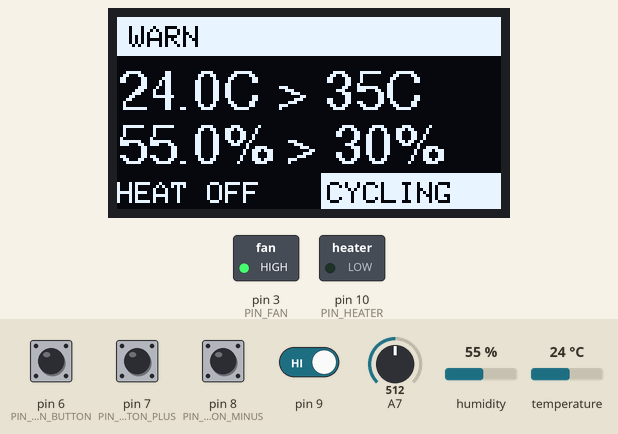
This sketch was run on a simulated Arduino Nano, built with avr-gcc and run on an emulated ATmega328P. Shown: 128×64 one-colour display, switched loads named in the sketch (green lamp = pin HIGH). Inputs (shaded band) come from the test bench; at power-on: pin 9 HIGH, pin 6 (PIN_ACTION_BUTTON), pin 7 (PIN_BUTTON_PLUS), pin 8 (PIN_BUTTON_MINUS) LOW, humidity 55 %, temperature 24 °C, A7 = 512. EEPROM starts erased.

Above: at 3.3 s.
3.4 s: pin 9 driven LOW
At 5.1 s:
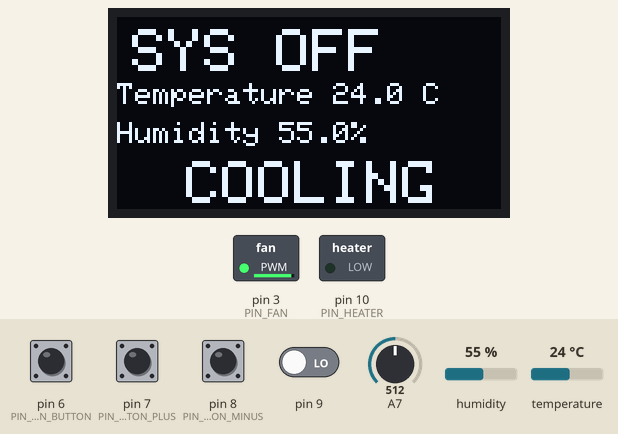
5.7 s: pin 6 (PIN_ACTION_BUTTON) pulled HIGH for 0.15 s
At 7.3 s:
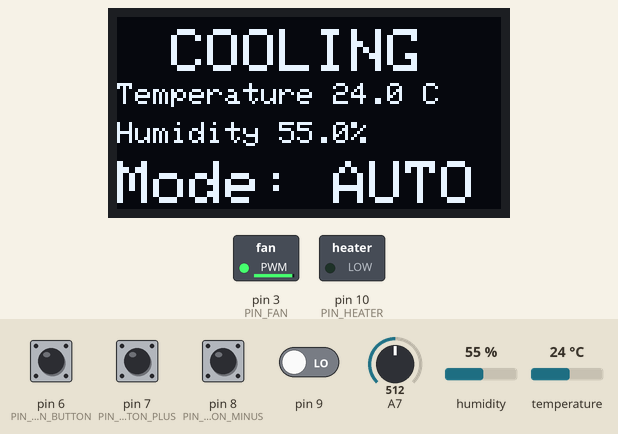
7.6 s: humidity set to 22 %
At 9.0 s:
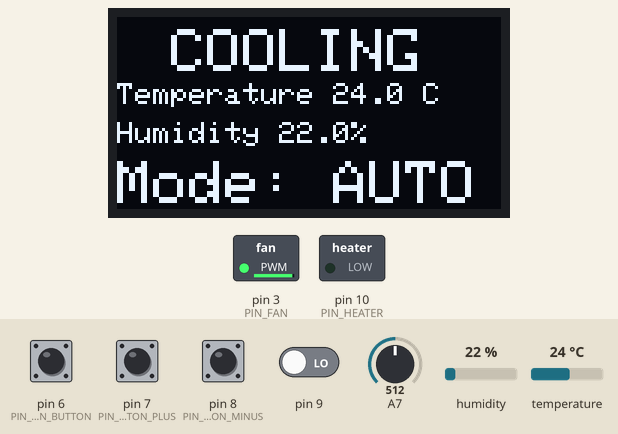
9.7 s: pin 7 (PIN_BUTTON_PLUS) pulled HIGH for 0.15 s
At 10.4 s:
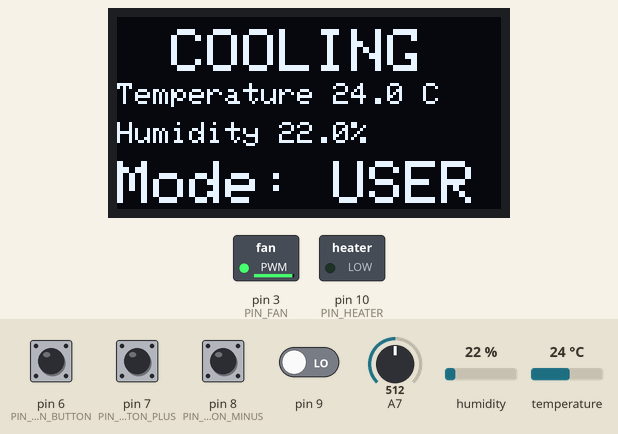
11.5 s: temperature set to 12 °C
At 12.4 s:
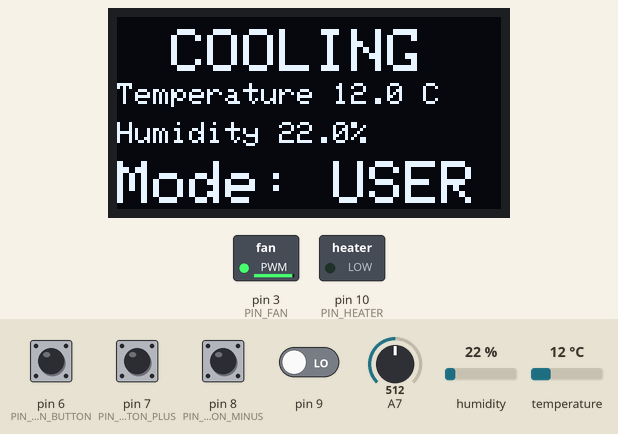
13.6 s: pin 6 (PIN_ACTION_BUTTON) pulled HIGH for 1 s
At 15.7 s:
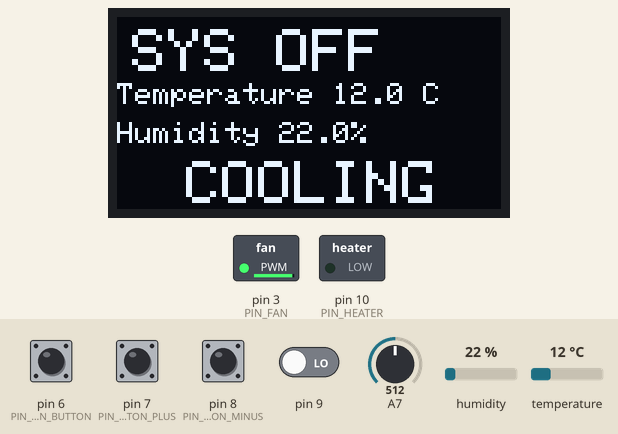
Timing chart, 0 to 17.2 s (numbered marks = the images above; inputs shaded):
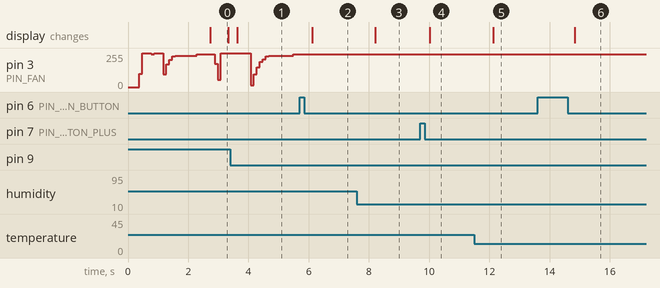

Measured:
- after the input at 3.4 s, the display: changes after 0.23 s (image 1)
- after the input at 5.7 s, the display: changes after 0.41 s (image 2)
- after the input at 7.6 s, the display: changes after 0.61 s (image 3)
- after the input at 9.7 s, the display: changes after 0.31 s (image 4)
- after the input at 11.5 s, the display: changes after 0.63 s (image 5)
- after the input at 13.6 s, the display: changes after 1.2 s (image 6)
- what the display in image 0 shows lasts 0.6 s, from 2.7 s to 3.3 s

The sketch:

3dmonkey_semismart-standard.ino
```cpp
// Core Arduino libraries
#include <Arduino.h>
#include <Wire.h>
#include <EEPROM.h>

// Display libraries
#include <Adafruit_SSD1306.h>

// Sensor libraries
#include <Adafruit_SHT4x.h>

// Project configuration
#include "user_config.h"
#include "include/core/system_config.h"

// Core system modules
#include "include/core/state_manager.h"
#include "include/sensors/sensor_manager.h"
#include "include/control/control.h"

// Utility modules
#include "include/utils/storage.h"
#include "include/utils/strings.h"
#include "include/utils/tasks.h"

// Specialized modules
#include "include/control/pid_manager.h"
#include "include/safety/thermal_security.h"
#include "include/display/view_manager.h"
#include "include/interface/gpio_interface.h"
#include "include/sensors/sensors.h"

SystemIntervals systemIntervals;
Adafruit_SSD1306 display(SCREEN_WIDTH, SCREEN_HEIGHT, &Wire, OLED_RESET);
Adafruit_SHT4x sht4 = Adafruit_SHT4x();

struct Timer {
  uint32_t interval;
  uint32_t last;
  Timer(uint32_t interval_) : interval(interval_), last(0) {}
  bool tick() {
    uint32_t now = millis();
    if (now - last >= interval) {
      last = now;
      return true;
    }
    return false;
  }
};

Timer sensorTimer(2000);
Timer pidTimer(100);
Timer displayTimer(300);
Timer thermalTimer(100);
Timer stateTimer(250);

bool buttonAction = false;
bool buttonPlus = false;
bool buttonMinus = false;
bool buttonActionPrev = false;
bool buttonPlusPrev = false;
bool buttonMinusPrev = false;
uint32_t lastButtonTime = 0;

void setup() {
  Wire.begin();

  display.begin(SSD1306_SWITCHCAPVCC, SCREEN_ADDRESS);
  display.clearDisplay();
  display.setTextSize(1);
  display.setTextColor(SSD1306_WHITE);

  pinMode(PIN_HEATER, OUTPUT);
  pinMode(PIN_FAN, OUTPUT);
  pinMode(PIN_BUTTON_PLUS, INPUT);
  pinMode(PIN_BUTTON_MINUS, INPUT);
  pinMode(PIN_ACTION_BUTTON, INPUT);

  initStorage();
  sensorManager.begin();
  stateManager.begin();
  viewManager.begin(display);

  extern bool sht4Available;
  if (!sht4Available) {
    pinMode(LED_BUILTIN, OUTPUT);
    while(1) {
      digitalWrite(LED_BUILTIN, HIGH);
      delay(200);
      digitalWrite(LED_BUILTIN, LOW);
      delay(200);
    }
  }

  initControl();
  initThermalSecurity();
  setupPID();
  initGPIOInterface();

  viewManager.setView(ViewID::SPLASH);
  viewManager.draw();
}

void loop() {
  if (sensorTimer.tick()) sensorTask();
  if (pidTimer.tick()) {
    pidTask();
    fanTask();
  }
  if (displayTimer.tick()) displayTask();
  if (thermalTimer.tick()) thermalTask();

  // Handle splash screen timer - priority over other state changes
  static uint32_t splashStartTime = 0;
  if (viewManager.getCurrentView() == ViewID::SPLASH) {
    if (splashStartTime == 0) splashStartTime = millis();
    if (millis() - splashStartTime >= 2500) {
      viewManager.setView(ViewID::STANDBY);
      stateManager.setCurrentView(ViewID::STANDBY);
      splashStartTime = 0;
    }
  } else if (stateTimer.tick()) updateStateTask();

  handleButtonLogic();
}

void handleButtonLogic() {
  uint32_t now = millis();

  static uint32_t actionPressStartTime = 0;
  static bool longPressActionTaken = false;

  buttonAction = digitalRead(PIN_ACTION_BUTTON) == HIGH;
  buttonPlus = digitalRead(PIN_BUTTON_PLUS) == HIGH;
  buttonMinus = digitalRead(PIN_BUTTON_MINUS) == HIGH;

  if (buttonAction && !buttonActionPrev) {
    actionPressStartTime = now;
    longPressActionTaken = false;
  }

  if (buttonAction && (now - actionPressStartTime >= 2000) && !longPressActionTaken) {
    // Long press (2s) - toggle ON/OFF or go to ON from OFF/STANDBY
          if (stateManager.getControlMode() == CONTROL_USER) {
        bool turnOn = !stateManager.isSystemOn();
        stateManager.setSystemState(turnOn ? SYSTEM_ON : SYSTEM_OFF);
        setStandbyMode(false);
        if (turnOn && stateManager.getMode() == DRY_MODE_BY_TIME) {
          stateManager.setDryStartTime(millis());
        } else if (!turnOn) {
          handleSystemShutdown();
        }
      }
    longPressActionTaken = true;
  }

  if (!buttonAction && buttonActionPrev && !longPressActionTaken) {
    // Short press - toggle between OFF and STANDBY when system is not ON
    if (!stateManager.isSystemOn()) {
      SystemState newState = stateManager.isSystemOff() ? SYSTEM_STANDBY : SYSTEM_OFF;
      stateManager.setSystemState(newState);
      setStandbyMode(newState == SYSTEM_STANDBY);
      if (newState == SYSTEM_OFF) handleSystemShutdown();
    } else if (stateManager.getControlMode() == CONTROL_USER) {
      // System is ON - handle editing mode (only in USER mode)
      ViewID currentView = stateManager.getCurrentView();
      if (currentView == ViewID::TEMP || currentView == ViewID::HUM || currentView == ViewID::MODE || currentView == ViewID::DRY_TIME) {
        stateManager.setEditing(!stateManager.isEditing());
        if (!stateManager.isEditing()) {
          switch(currentView) {
            case ViewID::TEMP: saveTargetTempEEPROM(stateManager.getTargetTemp()); break;
            case ViewID::HUM: saveTargetHumEEPROM(stateManager.getTargetHumidity()); break;
            case ViewID::MODE: saveModeEEPROM(stateManager.getMode()); break;
            case ViewID::DRY_TIME: saveDryDurationEEPROM(stateManager.getDryDuration()); break;
          }
        }
      }
    }
  }

  if (buttonPlus && ((stateManager.isSystemOn() && stateManager.getControlMode() == CONTROL_USER) || (stateManager.isSystemStandby()))) {
    if (!stateManager.isEditing() && !buttonPlusPrev) {
      if (stateManager.isSystemStandby()) {
        // Only allow mode change in STANDBY state
        #if GPIO_INTERFACE_ENABLED
        stateManager.setControlMode(stateManager.getControlMode() == CONTROL_USER ? CONTROL_AUTO : CONTROL_USER);
        saveControlModeEEPROM(stateManager.getControlMode());
        #else
        // When GPIO is disabled, only USER mode is available
        stateManager.setControlMode(CONTROL_USER);
        saveControlModeEEPROM(CONTROL_USER);
        #endif
      } else if (stateManager.isSystemOn()) {
        ViewID currentView = stateManager.getCurrentView();
        ViewID nextView;
        switch(currentView) {
            case ViewID::INFO: nextView = ViewID::TEMP; break;
            case ViewID::TEMP: nextView = (stateManager.getMode() == DRY_MODE_BY_HUM) ? ViewID::HUM : ViewID::DRY_TIME; break;
            case ViewID::HUM: nextView = ViewID::INFO; break;
            case ViewID::DRY_TIME: nextView = ViewID::INFO; break;
            default: nextView = ViewID::INFO; break;
        }
        stateManager.setCurrentView(nextView);
        viewManager.setView(nextView);
      }
    } else if (stateManager.isEditing() && now - lastButtonTime >= 100) {
      switch(stateManager.getCurrentView()) {
        case ViewID::TEMP:
          {
            uint8_t currentTemp = stateManager.getTargetTemp();
            if (currentTemp < TEMP_MAX) stateManager.setTargetTemp(currentTemp + 1);
          }
          break;
        case ViewID::HUM:
          if (stateManager.getTargetHumidity() < HUM_MAX) stateManager.setTargetHumidity(stateManager.getTargetHumidity() + 1);
          break;
        case ViewID::MODE:
          stateManager.setMode(DRY_MODE_BY_HUM);
          break;
        case ViewID::DRY_TIME:
          if (stateManager.getDryDuration() < DRY_DURATION_MAX) {
            stateManager.setDryDuration(stateManager.getDryDuration() + DRY_DURATION_STEP);
            stateManager.setDryStartTime(millis());
          }
          break;
      }
      lastButtonTime = now;
    }
  }

  if (buttonMinus && stateManager.isSystemOn() && stateManager.getControlMode() == CONTROL_USER) {
    if (!stateManager.isEditing() && !buttonMinusPrev) {
      ViewID currentView = stateManager.getCurrentView();
      ViewID nextView = (currentView == ViewID::INFO) ? ViewID::MODE : ViewID::INFO;
      stateManager.setCurrentView(nextView);
      viewManager.setView(nextView);
    } else if (stateManager.isEditing() && now - lastButtonTime >= 100) {
      switch(stateManager.getCurrentView()) {
        case ViewID::TEMP:
          {
            uint8_t currentTemp = stateManager.getTargetTemp();
            if (currentTemp > TEMP_MIN) stateManager.setTargetTemp(currentTemp - 1);
          }
          break;
        case ViewID::HUM:
          if (stateManager.getTargetHumidity() > HUM_MIN) stateManager.setTargetHumidity(stateManager.getTargetHumidity() - 1);
          break;
        case ViewID::MODE:
          stateManager.setMode(DRY_MODE_BY_TIME);
          stateManager.setDryStartTime(millis());
          break;
        case ViewID::DRY_TIME:
          if (stateManager.getDryDuration() > DRY_DURATION_MIN) {
            stateManager.setDryDuration(stateManager.getDryDuration() - DRY_DURATION_STEP);
            stateManager.setDryStartTime(millis());
          }
          break;
      }
      lastButtonTime = now;
    }
  }

  buttonActionPrev = buttonAction;
  buttonPlusPrev = buttonPlus;
  buttonMinusPrev = buttonMinus;

  // Don't change view if in splash screen
  if (viewManager.getCurrentView() == ViewID::SPLASH) {
    return;
  }

  if (!stateManager.isSystemOn()) {
    if (viewManager.getCurrentView() != ViewID::STANDBY) {
      viewManager.setView(ViewID::STANDBY);
      stateManager.setCurrentView(ViewID::STANDBY);
    }
  } else {
    ViewID currentView = viewManager.getCurrentView();
    // Only force INFO view if coming from STANDBY or if view is incompatible with current mode
    if (currentView == ViewID::STANDBY) {
      viewManager.setView(ViewID::INFO);
      stateManager.setCurrentView(ViewID::INFO);
    } else if ((stateManager.getMode() == DRY_MODE_BY_HUM && currentView == ViewID::DRY_TIME) ||
               (stateManager.getMode() == DRY_MODE_BY_TIME && currentView == ViewID::HUM)) {
      viewManager.setView(ViewID::INFO);
      stateManager.setCurrentView(ViewID::INFO);
    }
  }
}
```

control.h
```cpp
#ifndef CONTROL_H
#define CONTROL_H

#include <Arduino.h>
#include "../core/system_config.h"
#include "../sensors/sensors.h"
#include "../safety/thermal_security.h"

// Fan states
enum FanState : uint8_t {
    FAN_OFF,
    FAN_COOLDOWN,
    FAN_STANDBY_CYCLING_ON,
    FAN_STANDBY_CYCLING_OFF,
    FAN_STANDBY_OFF,        // New state for complete OFF in standby
    FAN_ON
};

struct ControlSystem {
    FanState fanState;
    uint32_t stateStartTime;
    bool heaterPrevState;
    int heaterPower; // Heater power
    bool isStandby;
    uint32_t lastThermalCheck;

    // Fan smooth transition variables
    uint8_t currentFanSpeed;
    uint8_t targetFanSpeed;
    uint32_t fanTransitionStartTime;
    bool fanTransitionActive;

    ControlSystem();

    void init();
    void setHeaterPower(int power);
    void updateFanState();
    void setFanState(FanState newState);
    void handleSystemShutdown();
    void setStandbyMode(bool standby);
    bool isFanCooldownActive() const;
    bool isFanOn() const;
    bool isHeaterOn() const;
    FanState getFanState() const;
    bool isCooldownRequired() const { return (getThermalSecurityState() == THERMAL_PROTECTION); }

    void setFanSpeedWithTransition(uint8_t targetSpeed);
    void updateFanTransition();
    uint8_t getCurrentFanSpeed() const;
};

extern ControlSystem controlSystem;

inline void initControl() { controlSystem.init(); }
inline void handleSystemShutdown() { controlSystem.handleSystemShutdown(); }
inline void setStandbyMode(bool standby) { controlSystem.setStandbyMode(standby); }
inline bool isFanCooldownActive() { return controlSystem.isFanCooldownActive(); }
inline bool isFanOn() { return controlSystem.isFanOn(); }
inline bool isHeaterOn() { return controlSystem.isHeaterOn(); }
inline FanState getFanState() { return controlSystem.getFanState(); }
inline uint8_t getCurrentFanSpeed() { return controlSystem.getCurrentFanSpeed(); }

#endif // CONTROL_H 
```

pid_manager.h
```cpp
#ifndef PID_MANAGER_H
#define PID_MANAGER_H

#include <GyverPID.h>
#include "../core/system_config.h"

// PID instance for heater control
extern GyverPID heaterPID;

void setupPID();
void pidTask();

#endif // PID_MANAGER_H 
```

state_manager.h
```cpp
#ifndef STATE_MANAGER_H
#define STATE_MANAGER_H

#include <stdint.h>
#include "system_config.h"

// System states
enum SystemState : uint8_t {
    SYSTEM_OFF,      // Completely off, no cycling
    SYSTEM_STANDBY,  // With air cycling
    SYSTEM_ON        // Normal operation
};

enum class ViewID : uint8_t {
    SPLASH = 0,     // New splash screen with logo
    STANDBY = 1,
    INFO = 2,
    TEMP = 3,
    HUM = 4,
    MODE = 5,
    DRY_TIME = 6
};

class StateManager {
public:
    // Initialization
    void begin();

    // System state
    bool isSystemOn() const { return _systemState == SYSTEM_ON; }
    void setSystemOn(bool on) {
        if (on) {
            _systemState = SYSTEM_ON;
            _systemOn = true;
        } else {
            _systemState = SYSTEM_OFF;
            _systemOn = false;
        }
    }

    // System state management
    SystemState getSystemState() const { return _systemState; }
    void setSystemState(SystemState state) {
        _systemState = state;
        _systemOn = (state == SYSTEM_ON);
    }
    bool isSystemOff() const { return _systemState == SYSTEM_OFF; }
    bool isSystemStandby() const { return _systemState == SYSTEM_STANDBY; }

    // Component state
    bool isHeaterOn() const { return _heaterOn; }
    void setHeaterOn(bool on) { _heaterOn = on; }

    bool isFanOn() const { return _fanOn; }
    void setFanOn(bool on) { _fanOn = on; }

    // Operation mode
    OperationMode getMode() const { return _mode; }
    void setMode(OperationMode mode) { _mode = mode; }

    // Control mode
    ControlMode getControlMode() const { return _controlMode; }
    void setControlMode(ControlMode mode) {
        #if GPIO_INTERFACE_ENABLED
        _controlMode = mode;
        if (mode == CONTROL_AUTO) _mode = DRY_MODE_BY_HUM;
        #else
        // When GPIO is disabled, only USER mode is allowed
        _controlMode = CONTROL_USER;
        #endif
    }

    // Setpoints
    uint8_t getTargetTemp() const { return _targetTemp; }
    void setTargetTemp(uint8_t temp) { _targetTemp = temp; }

    uint8_t getTargetHumidity() const { return _targetHumidity; }
    void setTargetHumidity(uint8_t hum) { _targetHumidity = hum; }

    // Drying time
    uint32_t getDryDuration() const { return _dryDuration; }
    void setDryDuration(uint32_t duration) { _dryDuration = duration; }

    uint32_t getDryStartTime() const { return _dryStartTime; }
    void setDryStartTime(uint32_t time) { _dryStartTime = time; }

    // Current view
    ViewID getCurrentView() const { return _currentView; }
    void setCurrentView(ViewID view) { _currentView = view; }

    // Edit mode
    bool isEditing() const { return _editing; }
    void setEditing(bool editing) { _editing = editing; }


    // Print state
    bool isPrinting() const { return _printing; }
    void setPrintingState(bool printing) { _printing = printing; }

    // Remaining time in DRY mode (seconds)
    uint32_t getRemainingDryTime() const;

private:
    bool _systemOn = false;
    bool _heaterOn = false;
    bool _fanOn = false;
    bool _printing = false;
    OperationMode _mode = DRY_MODE_BY_HUM;
    #if GPIO_INTERFACE_ENABLED
    ControlMode _controlMode = CONTROL_AUTO;
    #else
    ControlMode _controlMode = CONTROL_USER;
    #endif
    uint8_t _targetTemp = DEFAULT_TEMP;
    uint8_t _targetHumidity = DEFAULT_HUM;
    uint32_t _dryDuration = 60;  // Default 60 minutes
    uint32_t _dryStartTime = 0;
    ViewID _currentView = ViewID::STANDBY;
    bool _editing = false;
    SystemState _systemState = SYSTEM_OFF; // Added for system state management
};

// Global instance
extern StateManager stateManager;

#endif // STATE_MANAGER_H 
```

view_manager.h
```cpp
#ifndef VIEW_MANAGER_H
#define VIEW_MANAGER_H

#include <stdint.h>
#include "../core/state_manager.h"
#include "../sensors/sensor_manager.h"

class Adafruit_SSD1306;

class ViewManager {
public:
    void begin(Adafruit_SSD1306& disp);
    void draw();
    void setView(ViewID view) { _currentView = view; }
    ViewID getCurrentView() const { return _currentView; }
private:
    void drawSplash();
    void drawStandby();
    void drawInfo();
    void drawTempConfig();
    void drawHumConfig();
    void drawModeConfig();
    void drawDryTimeConfig();
    Adafruit_SSD1306* _display = nullptr;
    ViewID _currentView = ViewID::STANDBY;
};

extern ViewManager viewManager;

#endif // VIEW_MANAGER_H 
```

fan_pwm.h
```cpp
#ifndef FAN_PWM_H
#define FAN_PWM_H

#include <stdint.h>

/**
 * High-frequency PWM on PIN_FAN (Timer2 / OC2B), ~27.5 kHz — matches Nano R4 master Fan+PwmOut.
 * Requires PIN_FAN == 3 on ATmega328.
 */
void fanPwmBegin(void);
void fanPwmWrite(uint8_t duty255);

#endif
```

thermal_security.h
```cpp
#ifndef THERMAL_SECURITY_H
#define THERMAL_SECURITY_H

#include <Arduino.h>
#include "../core/system_config.h"

enum ThermalSecurityState {
    THERMAL_NORMAL,           // Normal state, no issues
    THERMAL_PROTECTION,       // Protection active, heater off
    THERMAL_COOLDOWN          // Post-protection cooldown, fan on
};

struct ThermalSecuritySystem {
    ThermalSecurityState state;
    uint32_t stateStartTime;
    float lastValidTemperature;
    ThermalSecuritySystem();
    void init();
    bool evaluateSafety(float currentTemp);
    ThermalSecurityState getState() const { return state; }
    bool isHeaterAllowed() const { return (state == THERMAL_NORMAL); }
    bool isCooldownRequired() const { return (state == THERMAL_PROTECTION || state == THERMAL_COOLDOWN); }
private:
    bool validateTemperatureReading(float temp);
    bool handleNormalState(float currentTemp, bool isValidReading, uint32_t currentTime);
    bool handleProtectionState(float currentTemp, bool isValidReading, uint32_t currentTime);
    bool handleCooldownState(float currentTemp, bool isValidReading, uint32_t currentTime);
    void setState(ThermalSecurityState newState, uint32_t currentTime);
};

extern ThermalSecuritySystem thermalSecurity;

inline void initThermalSecurity() { thermalSecurity.init(); }
inline bool evaluateThermalSafety(float temperature) { return thermalSecurity.evaluateSafety(temperature); }
inline bool isHeaterAllowed() { return thermalSecurity.isHeaterAllowed(); }
inline bool isCooldownRequired() { return thermalSecurity.isCooldownRequired(); }
inline ThermalSecurityState getThermalSecurityState() { return thermalSecurity.getState(); }

void updateThermalSecurity();

#endif // THERMAL_SECURITY_H 
```

Source omitted: print_status_sensor.h (352 bytes), sensor_manager.h (936 bytes), sensors.h (224 bytes), storage.h (1821 bytes), strings.h (2280 bytes), tasks.h (151 bytes), control.cpp (5728 bytes), pid_manager.cpp (1317 bytes), state_manager.cpp (1619 bytes), view_manager.cpp (9977 bytes), fan_pwm.cpp (886 bytes), thermal_security.cpp (3163 bytes) and 8 more
